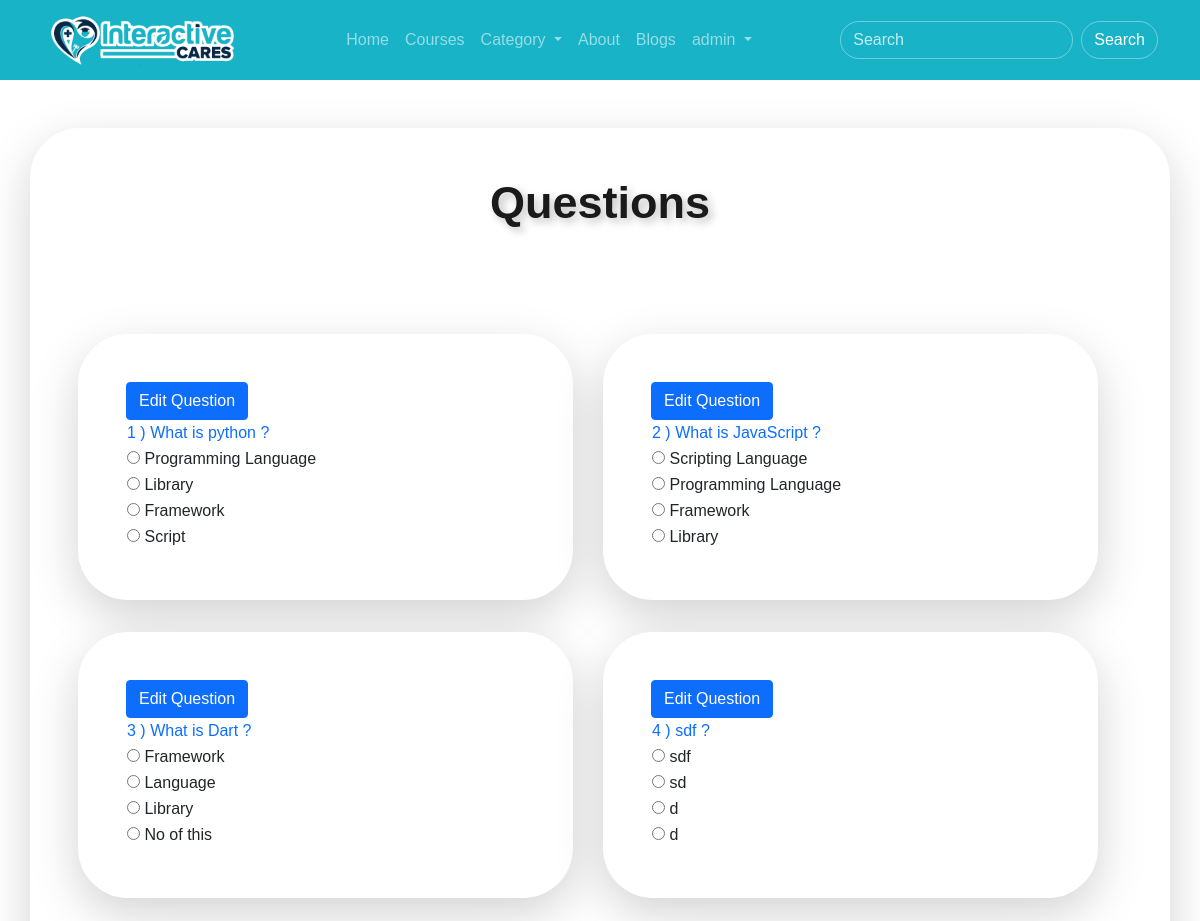
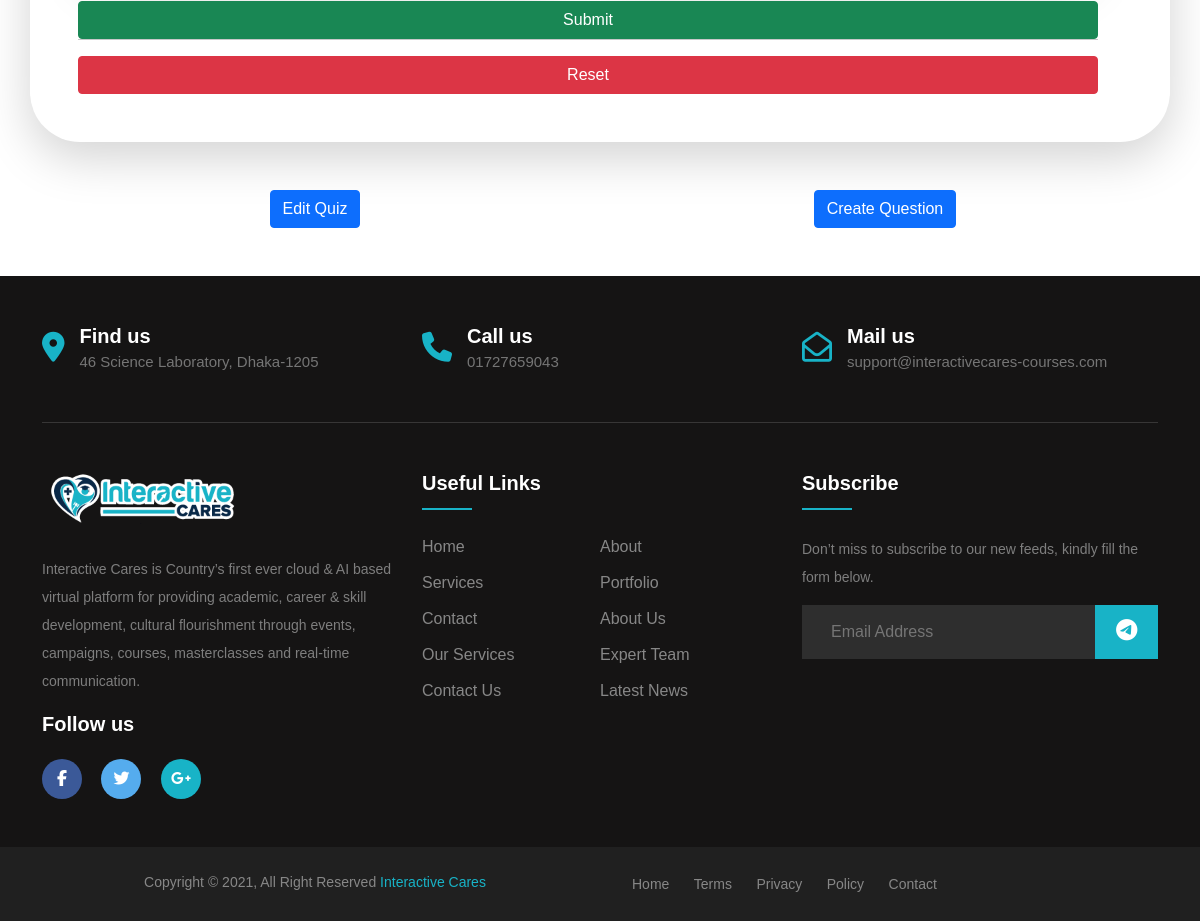
Screenshot of /quiz_details/1/ (signed in) with the database file from the repository (2 pictures, top to bottom).
### auth_app/models.py (models this page shows, shortened)
class User(AbstractBaseUser, PermissionsMixin):
    email = models.EmailField(max_length=255, unique=True)
    username = models.CharField(max_length=255, unique=True)
    full_name = models.CharField(max_length=255, blank=True, null=True)
    phone_number = models.CharField(max_length=255, blank=True, null=True)
    bio = models.TextField(blank=True, null=True)
    profile_picture = models.ImageField(upload_to=profile_pic_upload, blank=True, null=True)
    registration_date = models.DateTimeField(auto_now_add=True)
    is_active = models.BooleanField(default=True)
    is_staff = models.BooleanField(default=False)
    objects = UserManager()
    USERNAME_FIELD = "email"
    REQUIRED_FIELDS = ["username", "full_name", "phone_number", "bio", "profile_picture"]

### course_app/models.py (models this page shows, shortened)
class Question(models.Model):
    course = models.ForeignKey(Course, on_delete=models.CASCADE)
    module = models.ForeignKey(Module, on_delete=models.CASCADE)
    quiz = models.ForeignKey(Quiz, on_delete=models.CASCADE)
    question = models.TextField()
    option_1 = models.TextField(blank=True, null=True)
    option_2 = models.TextField(blank=True, null=True)
    option_3 = models.TextField(blank=True, null=True)
    option_4 = models.TextField(blank=True, null=True)
    answer = models.TextField(blank=True, null=True)

### course_app/views.py (the view)
# urls.py: path("quiz_details/<pk>/", views.quiz_details, name="quiz_details"),
@login_required
def quiz_details(request, pk):
    current_quiz = models.Quiz.objects.get(pk=pk)
    questions = models.Question.objects.filter(quiz=current_quiz)
    diction = {
        "title": f"{current_quiz.quiz_name} - Interactive Cares",
        "questions": questions,
        "current_quiz": current_quiz
    }
    return render(request, "course_app/quiz/quiz_details.html", context=diction)

### templates/course_app/quiz/quiz_details.html (shortened to what this page needs)
{% extends 'base/base.html' %}
{% load crispy_forms_tags %}
{% block body_block %}
<section class="container my-5">
    <div class="shadow-lg p-5 bg-body rounded row about-us-contaiiner">
        <h2 class="h-text text-center mb-5">Questions</h2>
        <div class="row professional-instructors">
            {% for question in questions %}
            <div class="shadow-lg p-5 my-2 bg-body rounded about-us-contaiiner col-xs-12 col-sm-12 col-md-5 col-lg-5 col-xl-5 course-box mb-4">
                <table>
                    <tr>
                        <td class="text-primary">{{question.pk}} ) {{question.question}} ?</td>
                    </tr>
                    <tr>
                        <td><input type = "radio" class="rb ans" name = {{question.pk}} id="Option1" value="{{question.option_1}}" style="cursor: pointer;"> {{question.option_1}}</td>
                    </tr>
                    <tr>
                        <td><input type = "radio" class="rb ans" name = {{question.pk}} id="Option2" value="{{question.option_2}}" style="cursor: pointer;"> {{question.option_2}}</td>
                    </tr>
                    <tr>
                        <td><input type = "radio" class="rb ans" name = {{question.pk}} id="Option3" value="{{question.option_3}}" style="cursor: pointer;"> {{question.option_3}}</td>
                    </tr>
                    <tr>
                        <td><input type = "radio" class="rb ans" name = {{question.pk}} id="Option4" value="{{question.option_4}}" style="cursor: pointer;"> {{question.option_4}}</td>
                    </tr>
                    <tr>
                        <td><label id="corans" class= "rb" style="display:none ; color : green"><b>Correct answer: <span class="correct-ans">{{question.answer}}</span></b></label></td>
                    </tr>
                    {% if current_quiz.course.instructor == request.user.instructor_profile %}
                    <tr>
                        <a href="{% url 'course_app:edit_question' pk=question.pk %}" class="btn btn-primary">Edit Question</a>
                    </tr>
                    {% endif %}
                </table>
            </div>
            {% endfor %}
            <input type="submit" class="btn btn-success" value="Submit" id="b1">
            <hr>
            <input type="submit" class="btn btn-danger" value="Reset" id="reset-btn">
        </div>
    </div>
</section>
{% if current_quiz.course.instructor == request.user.instructor_profile %}
<section class="container my-5 text-center">
    <div class="row">
        <div class="col-xm-12 col-sm-12 col-md-6 col-lg-6 col-xl-6">
            <a href="{% url 'course_app:edit_quiz' pk=current_quiz.pk %}" class="btn btn-primary">Edit Quiz</a>
        </div>
        <div class="col-xm-12 col-sm-12 col-md-6 col-lg-6 col-xl-6">
            <a href="{% url 'course_app:create_question' pk=current_quiz.pk %}" class="btn btn-primary">Create Question</a>
        </div>
    </div>
</section>
{% endif %}
{% endblock %}

### templates/base/base.html (shortened to what this page needs)
<!DOCTYPE html>
{% load static %}
<html lang="en">
<head>
    <link href="https://cdn.jsdelivr.net/npm/bootstrap@5.0.0-beta3/dist/css/bootstrap.min.css" rel="stylesheet"
>
    <link rel="stylesheet" href="{% static 'base/css/base.css' %}">
    <link rel="stylesheet" href="{% static 'course_app/css/home.css' %}">
</head>
<body>
    <header>
        <section class="container">
            <nav class="navbar navbar-expand-lg navbar-dark">
                <a class="navbar-brand" href="{% url 'course_app:home' %}"><img class="navbar-logo"
                        src="{% static 'base/img/IC-logo-Telda.png' %}" alt="IC Logo"></a>
                <div class="collapse navbar-collapse" id="navbarSupportedContent">
                    <ul class="navbar-nav mx-auto">
                        <li class="nav-item">
                            <a class="nav-link" href="{%url 'course_app:home' %}">Home</a>
                        </li>
                        <li class="nav-item">
                            <a class="nav-link" href="{%url 'course_app:courses' %}">Courses</a>
                        </li>
                        <li class="nav-item dropdown">
                            <a class="nav-link dropdown-toggle" href="#" id="navbarDropdown" role="button"
                                data-bs-toggle="dropdown" aria-expanded="false">
                                Category
                            </a>
                        </li>
                        <li class="nav-item">
                            <a class="nav-link" href="/#about">About</a>
                        </li>
                        <li class="nav-item">
                            <a class="nav-link" href="#">Blogs</a>
                        </li>
                        {% if user.is_authenticated %}
                        <li class="nav-item dropdown">
                            <a class="nav-link dropdown-toggle" href="#" id="navbarDropdown" role="button"
                                data-bs-toggle="dropdown" aria-expanded="false">
                                {{ user.username }}
                            </a>
                        {% endif %}
                    </ul>
                    <form class="d-flex">
                        <input class="form-control me-2 search-input" type="search" placeholder="Search"
                            aria-label="Search">
                        <button class="btn btn-outline-primary rounded-pill search-submit" type="submit">Search</button>
                    </form>
                </div>
            </nav>
        </section>
    </header>
    <main>
        {% block body_block %}
        {% endblock %}
    </main>
    <footer class="footer-section" id=contact>
        <div class="container">
            <div class="footer-cta pt-5 pb-5">
                <div class="row">
                    <div class="col-xl-4 col-md-4 mb-30">
                        <div class="single-cta">
                            <i class="fas fa-map-marker-alt"></i>
                            <div class="cta-text">
                                <h4>Find us</h4>
                                <span>46 Science Laboratory, Dhaka-1205</span>
                            </div>
                        </div>
                    </div>
                    <div class="col-xl-4 col-md-4 mb-30">
                        <div class="single-cta">
                            <i class="fas fa-phone"></i>
                            <div class="cta-text">
                                <h4>Call us</h4>
                                <span>01727659043</span>
                            </div>
                        </div>
                    </div>
                    <div class="col-xl-4 col-md-4 mb-30">
                        <div class="single-cta">
                            <i class="far fa-envelope-open"></i>
                            <div class="cta-text">
                                <h4>Mail us</h4>
                                <span>support@interactivecares-courses.com</span>
                            </div>
                        </div>
                    </div>
                </div>
            </div>
            <div class="footer-content pt-5 pb-5">
                <div class="row">
                    <div class="col-xl-4 col-lg-4 mb-50">
                        <div class="footer-widget">
                            <div class="footer-logo">
                                <a href="index.html"><img src="{% static 'base/img/IC-logo-Telda.png' %}"
                                        class="img-fluid" alt="logo"></a>
                            </div>
                            <div class="footer-text">
                                <p>Interactive Cares is Country’s first ever cloud & AI based virtual platform for
                                    providing academic, career & skill development, cultural flourishment through
                                    events, campaigns, courses, masterclasses and real-time communication.</p>
                            </div>
                            <div class="footer-social-icon">
                                <span>Follow us</span>
                                <a href="#"><i class="fab fa-facebook-f facebook-bg"></i></a>
                                <a href="#"><i class="fab fa-twitter twitter-bg"></i></a>
                                <a href="#"><i class="fab fa-google-plus-g google-bg"></i></a>
                            </div>
                        </div>
                    </div>
                    <div class="col-xl-4 col-lg-4 col-md-6 mb-30">
                        <div class="footer-widget">
                            <div class="footer-widget-heading">
                                <h3>Useful Links</h3>
                            </div>
                            <ul>
                                <li><a href="#">Home</a></li>
                                <li><a href="#">about</a></li>
                                <li><a href="#">services</a></li>
                                <li><a href="#">portfolio</a></li>
                                <li><a href="#">Contact</a></li>
                                <li><a href="#">About us</a></li>
                                <li><a href="#">Our Services</a></li>
                                <li><a href="#">Expert Team</a></li>
                                <li><a href="#">Contact us</a></li>
                                <li><a href="#">Latest News</a></li>
                            </ul>
                        </div>
                    </div>
                    <div class="col-xl-4 col-lg-4 col-md-6 mb-50">
                        <div class="footer-widget">
                            <div class="footer-widget-heading">
                                <h3>Subscribe</h3>
                            </div>
                            <div class="footer-text mb-25">
                                <p>Don’t miss to subscribe to our new feeds, kindly fill the form below.</p>
                            </div>
                            <div class="subscribe-form">
                                <form action="#">
                                    <input type="text" placeholder="Email Address">
                                    <button><i class="fab fa-telegram-plane"></i></button>
                                </form>
                            </div>
                        </div>
                    </div>
                </div>
            </div>
        </div>
        <div class="copyright-area">
            <div class="container">
                <div class="row">
                    <div class="col-xl-6 col-lg-6 text-center text-lg-left">
                        <div class="copyright-text">
                            <p>Copyright &copy; 2021, All Right Reserved <a href="#">Interactive Cares</a></p>
                        </div>
                    </div>
                    <div class="col-xl-6 col-lg-6 d-none d-lg-block text-right">
                        <div class="footer-menu">
                            <ul>
                                <li><a href="#">Home</a></li>
                                <li><a href="#">Terms</a></li>
                                <li><a href="#">Privacy</a></li>
                                <li><a href="#">Policy</a></li>
                                <li><a href="#">Contact</a></li>
                            </ul>
                        </div>
                    </div>
                </div>
            </div>
        </div>
    </footer>
</body>
</html>

### static/base/css/base.css (style rules this page uses)
a { text-decoration: none; }
body { font-family:Verdana, Geneva, Tahoma, sans-serif; }
header { background-color: #18B3C7; }
.navbar { background-color: #18B3C7 !important; }
.navbar-logo { width: 200px; }
.search-input { background: transparent; color: #C5ECF1; border: 1px solid rgba(197, 236, 241, 0.5); border-radius: 50px; }
.search-input::placeholder { color: #C5ECF1; }
.search-submit { color: white; border: 1px solid rgba(197, 236, 241, 0.5); }
ul { margin: 0px; padding: 0px; }
.footer-section { background: #151414; position: relative; }
.footer-cta { border-bottom: 1px solid #373636; }
.single-cta i { color: #18B3C7; font-size: 30px; float: left; margin-top: 8px; }
.cta-text { padding-left: 15px; display: inline-block; }
.cta-text h4 { color: #fff; font-size: 20px; font-weight: 600; margin-bottom: 2px; }
.cta-text span { color: #757575; font-size: 15px; }
.footer-content { position: relative; z-index: 2; }
.footer-logo { margin-bottom: 30px; }
.footer-logo img { max-width: 200px; }
.footer-text p { margin-bottom: 14px; font-size: 14px; color: #7e7e7e; line-height: 28px; }
.footer-social-icon span { color: #fff; display: block; font-size: 20px; font-weight: 700; font-family:Verdana, Geneva, Tahoma, sans-serif; margin-bottom: 20px; }
.footer-social-icon a { color: #fff; font-size: 16px; margin-right: 15px; }
.footer-social-icon i { height: 40px; width: 40px; text-align: center; line-height: 38px; border-radius: 50%; }
.facebook-bg { background: #3B5998; }
.twitter-bg { background: #55ACEE; }
.google-bg { background: #18B3C7; }
.footer-widget-heading h3 { color: #fff; font-size: 20px; font-weight: 600; margin-bottom: 40px; position: relative; }
.footer-widget-heading h3::before { content: ""; position: absolute; left: 0; bottom: -15px; height: 2px; width: 50px; background: #18B3C7; }
.footer-widget ul li { display: inline-block; float: left; width: 50%; margin-bottom: 12px; }
.footer-widget ul li a { color: #878787; text-transform: capitalize; }
.subscribe-form { position: relative; overflow: hidden; }
.subscribe-form input { width: 100%; padding: 14px 28px; background: #2E2E2E; border: 1px solid #2E2E2E; color: #fff; }
.subscribe-form button { position: absolute; right: 0; background: #18B3C7; padding: 13px 20px; border: 1px solid #18B3C7; top: 0; }
.subscribe-form button i { color: #fff; font-size: 22px; transform: rotate(-6deg); }
.copyright-area { background: #202020; padding: 25px 0; }
.copyright-text p { margin: 0; font-size: 14px; color: #878787; }
.copyright-text p a { color: #18B3C7; }
.footer-menu li { display: inline-block; margin-left: 20px; }
.footer-menu li a { font-size: 14px; color: #878787; }

### static/course_app/css/home.css (style rules this page uses)
.about-us-contaiiner { border-radius: 50px !important; }
.h-text { font-size: 45px; font-weight: 600; color: rgb(26, 26, 26); text-shadow: 4px 4px 8px silver; }
.professional-instructors { justify-content: space-between; }
.course-box { width: 495px; }

### rows the page displays
Question: pk "1", question "What is python", option_1 "Programming Language", option_2 "Library", option_3 "Framework", option_4 "Script"
Question: pk "2", question "What is JavaScript", option_1 "Scripting Language", option_2 "Programming Language", option_3 "Framework", option_4 "Library"
Question: pk "3", question "What is Dart", option_1 "Framework", option_2 "Language", option_3 "Library", option_4 "No of this"
Question: pk "4", question "sdf", option_1 "sdf", option_2 "sd", option_3 "d", option_4 "d"

### other values shown
{{ user.username }} "admin"
